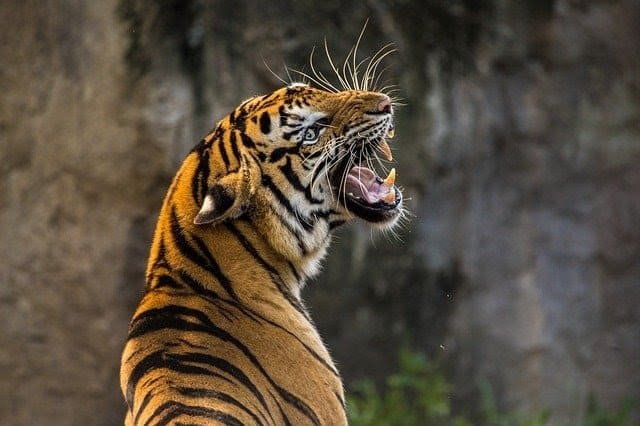
//> input picture images/tiger.jpg, 640 x 426 px
$ ./edge_detection   (built with g++ and OpenCV 4)
//> lines starting //> are read from the running program, lines starting //| are printed output that depends on the picture; after the words box and inside, x2 and y2 are one past the last pixel; in counts of white or black regions, pixels touching at a corner belong together
#include <iostream>
#include <opencv2/opencv.hpp>


using namespace std;
using namespace cv;


int main(){
    string img_path = "../images/tiger.jpg";
    Mat img = imread(img_path, 0);
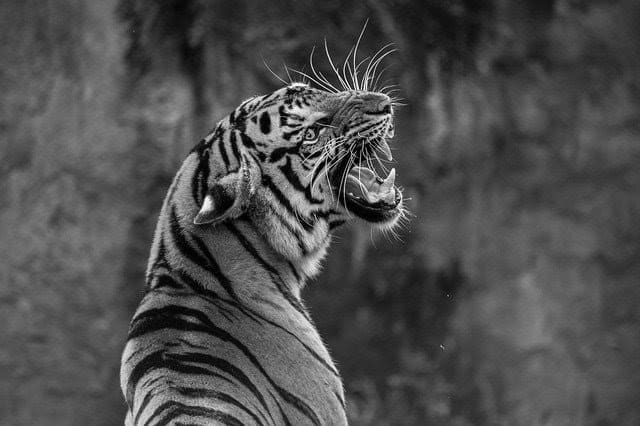
//> img: 426 rows x 640 cols, CV_8UC1; min 0, max 255, mean 77.5
    imshow("anh ho origin", img);
    Mat img_blur;
    GaussianBlur(img, img_blur, Size(3, 3), 0, 0);
    // imshow("anh ho dep", img_blur);
    Mat sobel_x, sobel_y, sobel_xy;
    Sobel(img_blur, sobel_x, CV_64F, 1, 0, 5);
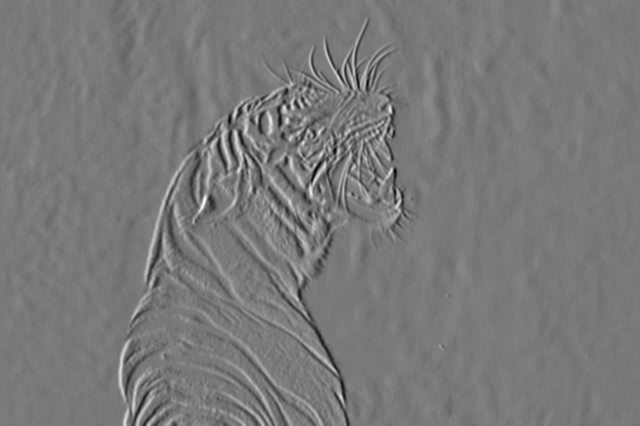
//> sobel_x: 426 rows x 640 cols, CV_64FC1; min -6757, max 7414, mean -4.9; drawn with min black and max white
    Sobel(img_blur, sobel_y, CV_64F, 0, 1, 5);
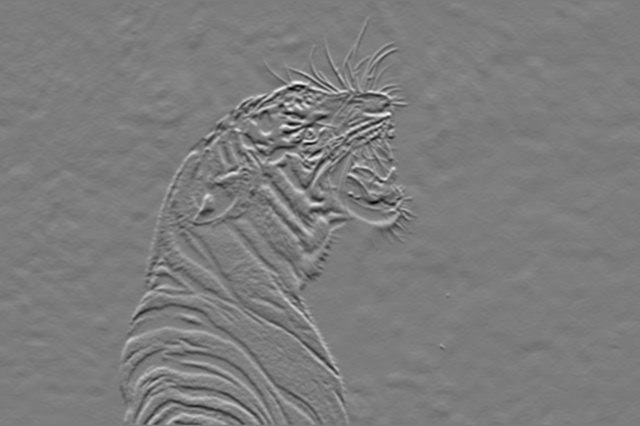
//> sobel_y: 426 rows x 640 cols, CV_64FC1; min -6926, max 7231, mean 12.8; drawn with min black and max white
    Sobel(img_blur, sobel_xy, CV_64F, 1, 1, 5);
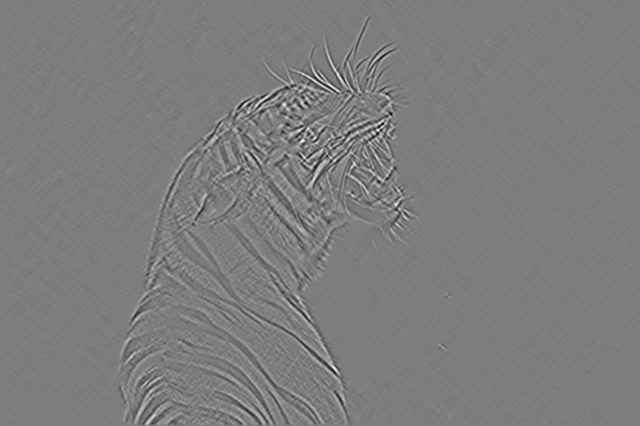
//> sobel_xy: 426 rows x 640 cols, CV_64FC1; min -1595, max 1645, mean 0; drawn with min black and max white

    imshow("sobel x", sobel_x);
    waitKey(0);
    imshow("sobel y", sobel_y);
    waitKey(0);
    imshow("sobel xy", sobel_xy);
    waitKey(0);
    Mat edges;
    Canny(img_blur, edges, 100, 200, 3, false);
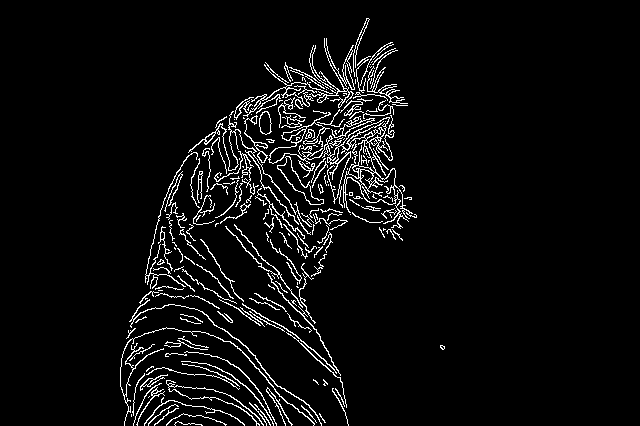
//> edges: 426 rows x 640 cols, CV_8UC1; 4.9% white in thin lines or dots, all inside (x1, y1, x2, y2) = (120, 18, 445, 426)
    imshow("Canny edge detection", edges);
    waitKey(0);

    destroyAllWindows();

    waitKey(0);
    return 0;
}

$ run again, with images/anh-ho-dep.jpg copied over images/tiger.jpg
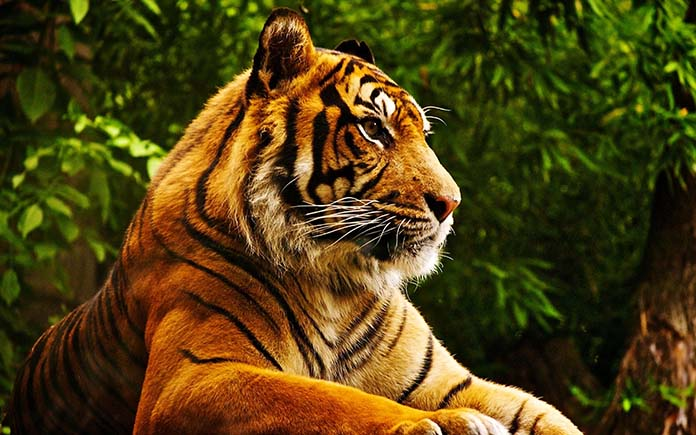
//> input picture images/anh-ho-dep.jpg, 696 x 435 px
//> `Sobel(img_blur, sobel_xy, CV_64F, 1, 1, 5);`:
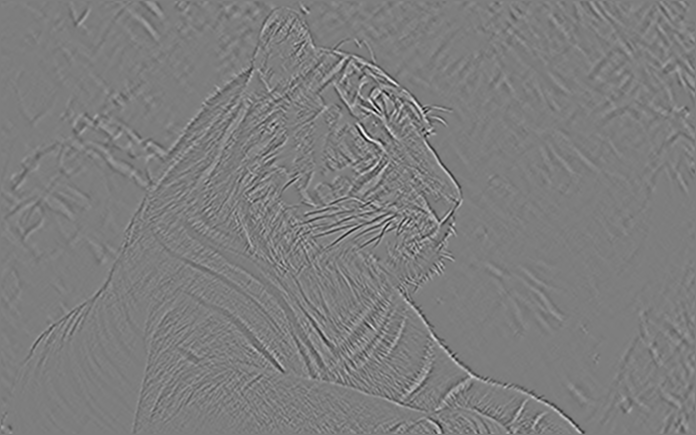
//> sobel_xy: 435 rows x 696 cols, CV_64FC1; min -2102, max 2150, mean 0; drawn with min black and max white
//> `Canny(img_blur, edges, 100, 200, 3, false);`:
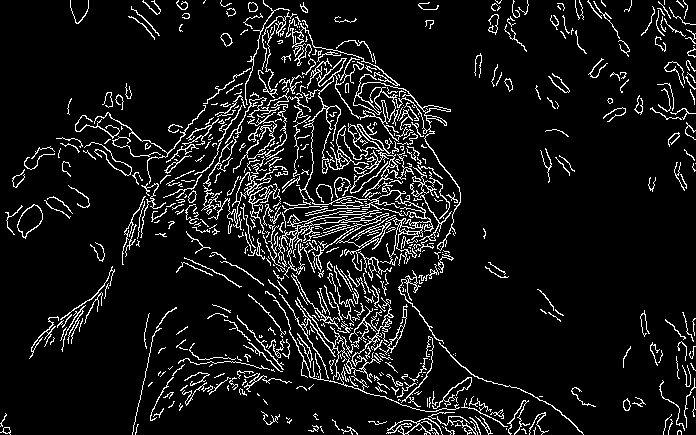
//> edges: 435 rows x 696 cols, CV_8UC1; 8.6% white in thin lines or dots
